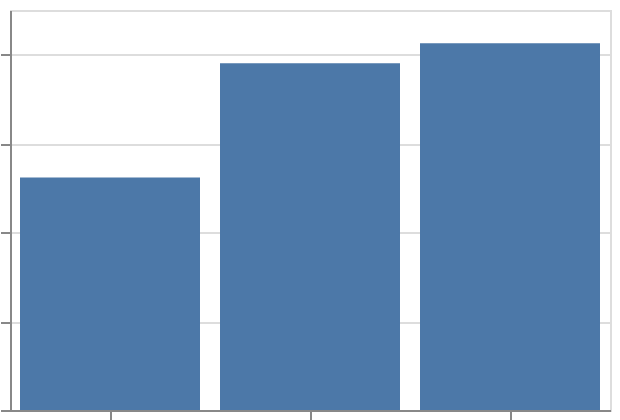

Express this chart as Vega-Lite.
### Vega-Lite specification from a JSON file in a GitHub repository (floating-point values rounded to 4 significant figures)
{"$schema": "https://vega.github.io/schema/vega-lite/v6.json", "padding": 5, "autosize": "none", "width": 300, "height": 200, "data": {"name": "table", "values": [{"c": "A", "g": "p", "x": 1, "y": 2, "v": 5, "t": "2024-01-15", "o": {"v": 3}, "IMDB Rating": 6.1, "d": "x1"}, {"c": "B", "g": "q", "x": 2, "y": 4, "v": 9, "t": "2024-02-20", "o": {"v": 7}, "IMDB Rating": 7.4, "d": "x2"}, {"c": "A", "g": "q", "x": 3, "y": 3, "v": 2, "t": "2024-03-05", "o": {"v": 1}, "IMDB Rating": 5.2, "d": "x1"}, {"c": "C", "g": "p", "x": 4, "y": 6, "v": 7, "t": "2024-05-30", "o": {"v": 4}, "IMDB Rating": 8.8, "d": "x3"}, {"c": "B", "g": "p", "x": 5, "y": 5, "v": 4, "t": "2024-07-11", "o": {"v": 9}, "IMDB Rating": 6.9, "d": "x2"}, {"c": "C", "g": "q", "x": 6, "y": 8, "v": 6, "t": "2024-09-02", "o": {"v": 2}, "IMDB Rating": 7.7, "d": "x3"}, {"c": "A", "g": "p", "x": 7, "y": 7, "v": 8, "t": "2024-11-25", "o": {"v": 5}, "IMDB Rating": 4.4, "d": "x1"}, {"c": "B", "g": "q", "x": 8, "y": 9, "v": 3, "t": "2024-12-31", "o": {"v": 8}, "IMDB Rating": 9.1, "d": "x2"}]}, "mark": "bar", "encoding": {"x": {"field": "c", "type": "nominal"}, "y": {"aggregate": "mean", "field": "IMDB Rating", "type": "quantitative"}}}
